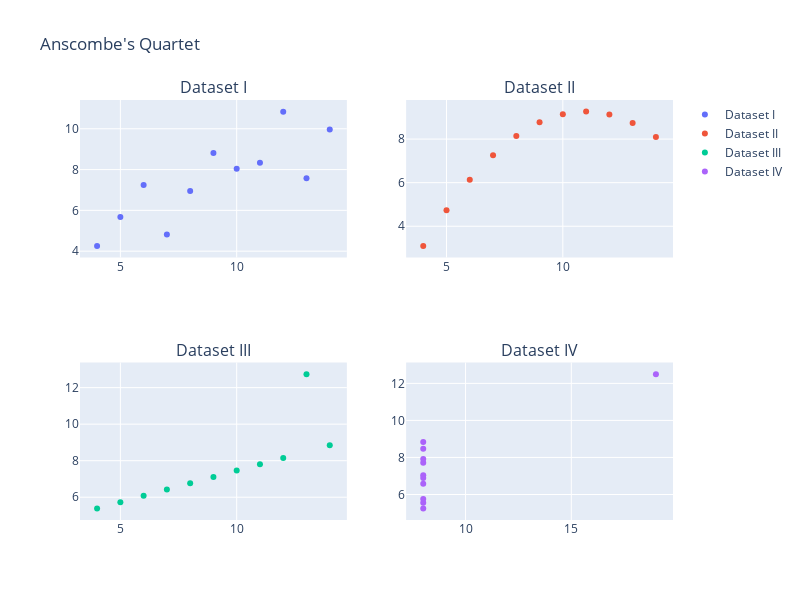

The notebook cell saved with this chart:
### Markdown cell above
## Residual Plot
The point of the Residual Plot tells us about the actal y compared to the predicted y value. You wil see the points are mostly scattered around the $y = 0$ line, with some outliers here and there.

### Code cell
from plotly.subplots import make_subplots
import plotly.graph_objects as go

fig = make_subplots(
    rows=2, cols=2, 
    subplot_titles=["Dataset I", "Dataset II", "Dataset III", "Dataset IV"]
)

datasets = ["I", "II", "III", "IV"]
positions = [(1,1), (1,2), (2,1), (2,2)]

for ds, pos in zip(datasets, positions):
    subset = df[df["dataset"] == ds]
    fig.add_trace(
        go.Scatter(x=subset["x"], y=subset["y"], mode="markers", name=f"Dataset {ds}"),
        row=pos[0], col=pos[1]
    )

fig.update_layout(height=600, width=800, title_text="Anscombe's Quartet")
fig.show()

### Figure 1 — Plotly figure (JSON) as saved in the notebook; plotly's stock layout.template omitted (floating-point values rounded to 4 significant figures)
{"data": [{"mode": "markers", "name": "Dataset I", "type": "scatter", "x": [10, 8, 13, 9, 11, 14, 6, 4, 12, 7, 5], "xaxis": "x", "y": [8.04, 6.95, 7.58, 8.81, 8.33, 9.96, 7.24, 4.26, 10.84, 4.82, 5.68], "yaxis": "y"}, {"mode": "markers", "name": "Dataset II", "type": "scatter", "x": [10, 8, 13, 9, 11, 14, 6, 4, 12, 7, 5], "xaxis": "x2", "y": [9.14, 8.14, 8.74, 8.77, 9.26, 8.1, 6.13, 3.1, 9.13, 7.26, 4.74], "yaxis": "y2"}, {"mode": "markers", "name": "Dataset III", "type": "scatter", "x": [10, 8, 13, 9, 11, 14, 6, 4, 12, 7, 5], "xaxis": "x3", "y": [7.46, 6.77, 12.74, 7.11, 7.81, 8.84, 6.08, 5.39, 8.15, 6.42, 5.73], "yaxis": "y3"}, {"mode": "markers", "name": "Dataset IV", "type": "scatter", "x": [8, 8, 8, 8, 8, 8, 8, 19, 8, 8, 8], "xaxis": "x4", "y": [6.58, 5.76, 7.71, 8.84, 8.47, 7.04, 5.25, 12.5, 5.56, 7.91, 6.89], "yaxis": "y4"}], "layout": {"annotations": [{"font": {"size": 16}, "showarrow": false, "text": "Dataset I", "x": 0.225, "xanchor": "center", "xref": "paper", "y": 1, "yanchor": "bottom", "yref": "paper"}, {"font": {"size": 16}, "showarrow": false, "text": "Dataset II", "x": 0.775, "xanchor": "center", "xref": "paper", "y": 1, "yanchor": "bottom", "yref": "paper"}, {"font": {"size": 16}, "showarrow": false, "text": "Dataset III", "x": 0.225, "xanchor": "center", "xref": "paper", "y": 0.375, "yanchor": "bottom", "yref": "paper"}, {"font": {"size": 16}, "showarrow": false, "text": "Dataset IV", "x": 0.775, "xanchor": "center", "xref": "paper", "y": 0.375, "yanchor": "bottom", "yref": "paper"}], "height": 600, "title": {"text": "Anscombe's Quartet"}, "width": 800, "xaxis": {"anchor": "y", "domain": [0, 0.45]}, "xaxis2": {"anchor": "y2", "domain": [0.55, 1]}, "xaxis3": {"anchor": "y3", "domain": [0, 0.45]}, "xaxis4": {"anchor": "y4", "domain": [0.55, 1]}, "yaxis": {"anchor": "x", "domain": [0.625, 1]}, "yaxis2": {"anchor": "x2", "domain": [0.625, 1]}, "yaxis3": {"anchor": "x3", "domain": [0, 0.375]}, "yaxis4": {"anchor": "x4", "domain": [0, 0.375]}}}
